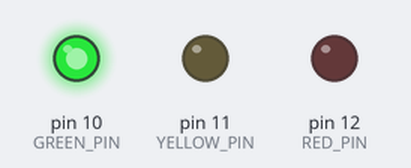
The sketch below on a simulated Arduino Uno, built with avr-gcc and run on an emulated ATmega328P. Shown: output pins drawn as LEDs (lit = HIGH).

Above: at 2.5 s.
At 5.5 s:
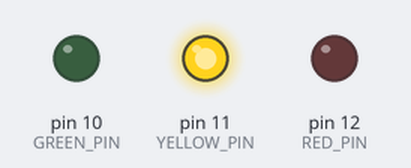
At 8.5 s:
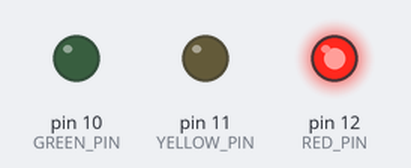
Timing chart, 0 to 14.3 s (numbered marks = the images above):
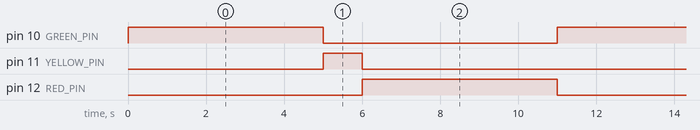

The sketch:

Etape07.ino
```cpp
#define RED_PIN 12
#define YELLOW_PIN 11
#define GREEN_PIN 10

void setup() {
  pinMode(RED_PIN, OUTPUT);
  pinMode(YELLOW_PIN, OUTPUT);
  pinMode(GREEN_PIN, OUTPUT);
}

void loop() {
  digitalWrite(RED_PIN, LOW);
  digitalWrite(YELLOW_PIN, LOW);
  digitalWrite(GREEN_PIN, HIGH);

  delay(5000);

  digitalWrite(YELLOW_PIN, HIGH);
  digitalWrite(GREEN_PIN, LOW);

  delay(1000);

  digitalWrite(YELLOW_PIN, LOW);
  digitalWrite(RED_PIN, HIGH);

  delay(5000);
}
```

Measured:
- by itself, pin 10 (GREEN_PIN), pin 12 (RED_PIN): alternates HIGH for 5.0 s and LOW for 6.0 s
- by itself, pin 11 (YELLOW_PIN): alternates HIGH for 1.0 s and LOW for 10.0 s
- by itself, everything shown: repeats every 11.0 s, in 3 steps
